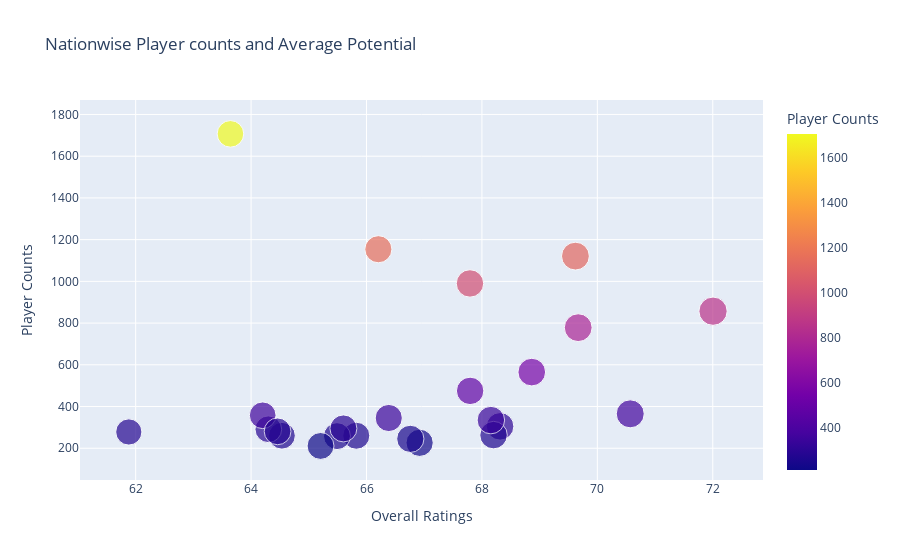

Notebook code cell kept with this figure:
### Code cell
px.scatter(overall_ratings_by_country,x='Overall Ratings',y='Player Counts',color='Player Counts',size='Overall Ratings',
           hover_data=['nationality'],title='Nationwise Player counts and Average Potential')

### Figure 1 — Plotly figure (JSON) as saved in the notebook; plotly's stock layout.template omitted (floating-point values rounded to 4 significant figures)
{"data": [{"customdata": [["Italy"], ["Spain"], ["England"], ["Germany"], ["Turkey"], ["Republic of Ireland"], ["Brazil"], ["Argentina"], ["Portugal"], ["Netherlands"], ["France"], ["Norway"], ["Poland"], ["United States"], ["Sweden"], ["Denmark"], ["Scotland"], ["Colombia"], ["Belgium"], ["Switzerland"], ["Mexico"], ["Japan"], ["Uruguay"], ["Austria"]], "hovertemplate": "Overall Ratings=%{marker.size}<br>Player Counts=%{marker.color}<br>nationality=%{customdata[0]}<extra></extra>", "legendgroup": "", "marker": {"color": [565, 1121, 1707, 1154, 226, 278, 857, 778, 365, 475, 990, 260, 291, 358, 260, 258, 281, 305, 263, 211, 345, 295, 335, 245], "coloraxis": "coloraxis", "size": [68.86, 69.62, 63.64, 66.21, 66.92, 61.88, 72.0, 69.67, 70.57, 67.8, 67.79, 64.53, 64.3, 64.2, 65.82, 65.49, 64.46, 68.31, 68.2, 65.2, 66.39, 65.6, 68.16, 66.76], "sizemode": "area", "sizeref": 0.18, "symbol": "circle"}, "mode": "markers", "name": "", "orientation": "v", "showlegend": false, "type": "scatter", "x": [68.86, 69.62, 63.64, 66.21, 66.92, 61.88, 72.0, 69.67, 70.57, 67.8, 67.79, 64.53, 64.3, 64.2, 65.82, 65.49, 64.46, 68.31, 68.2, 65.2, 66.39, 65.6, 68.16, 66.76], "xaxis": "x", "y": [565, 1121, 1707, 1154, 226, 278, 857, 778, 365, 475, 990, 260, 291, 358, 260, 258, 281, 305, 263, 211, 345, 295, 335, 245], "yaxis": "y"}], "layout": {"coloraxis": {"colorbar": {"title": {"text": "Player Counts"}}, "colorscale": [[0, "#0d0887"], [0.1111, "#46039f"], [0.2222, "#7201a8"], [0.3333, "#9c179e"], [0.4444, "#bd3786"], [0.5556, "#d8576b"], [0.6667, "#ed7953"], [0.7778, "#fb9f3a"], [0.8889, "#fdca26"], [1, "#f0f921"]]}, "legend": {"itemsizing": "constant", "tracegroupgap": 0}, "title": {"text": "Nationwise Player counts and Average Potential"}, "xaxis": {"anchor": "y", "domain": [0, 1], "title": {"text": "Overall Ratings"}}, "yaxis": {"anchor": "x", "domain": [0, 1], "title": {"text": "Player Counts"}}}}
